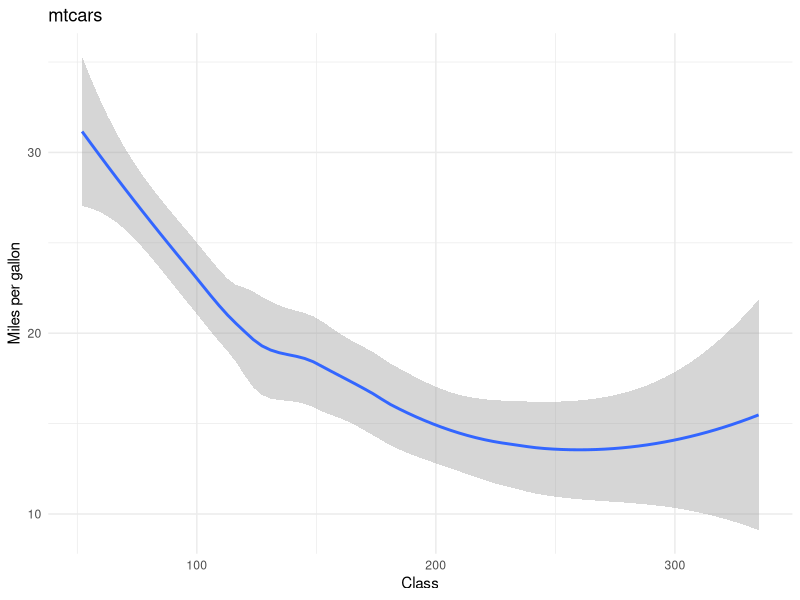

The R script that drew this image:
library(ggplot2)

plt <- 
mtcars |>
ggplot(aes(x=hp, y=mpg)) +
  geom_smooth() +
  labs(title="mtcars", x="Class", y="Miles per gallon") +
  theme_minimal()

plt|>print()